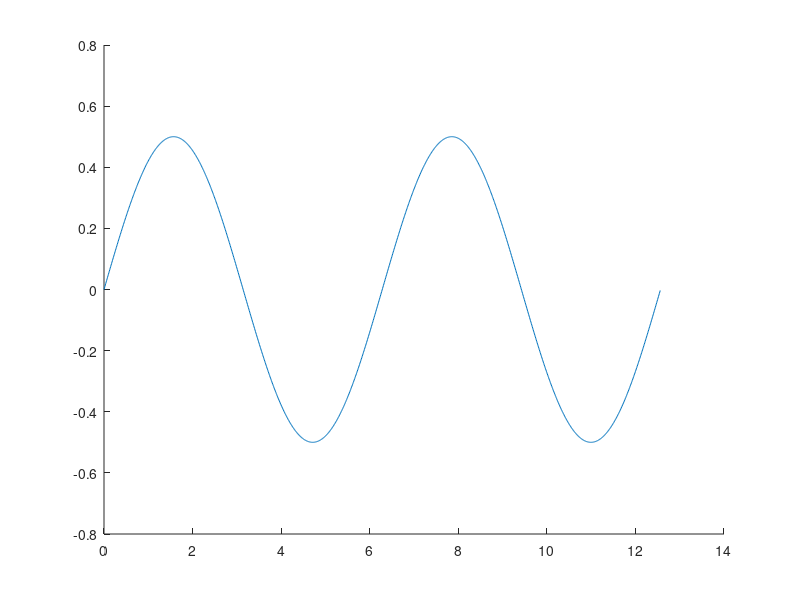

MATLAB code for this plot: (Note: this script raises an error after producing the figure.)
x = 0:0.01:4*pi;
y = 0.5*sin(x);

fig = figure;
hold on;

p1 = plot(x, y);
p1.LineStyle = '-';
p1.LineWidth = 2;

p2 = plot(x, y.^2);
p2.LineStyle = '-';
p2.LineWidth = 2;

p3 = plot(x, x.*y);
p3.LineStyle = '-';
p3.LineWidth = 2;

xlabel('x');
ylabel('y');
title('Sinusoidal Wave');
axis tight;

set(gca, 'Box', 'On');
legend([p1 p2 p3], 'y = 0.5*sin(x)', 'y = 0.25*sin(x)^2',...
    'y = 0.5*x*sin(x)');